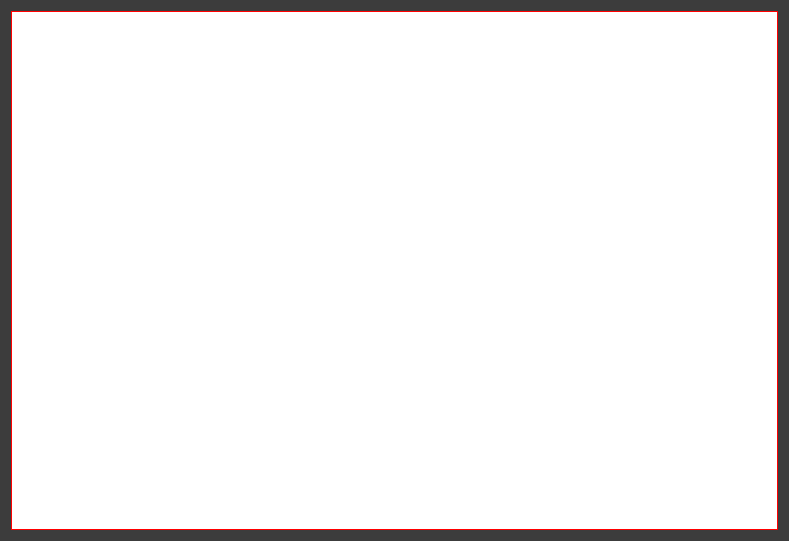
<?xml version="1.0" encoding="UTF-8"?>
<ui version="4.0">
 <class>GraphWindow</class>
 <widget class="QWidget" name="GraphWindow">
  <property name="windowModality">
   <enum>Qt::ApplicationModal</enum>
  </property>
  <property name="geometry">
   <rect>
    <x>0</x>
    <y>0</y>
    <width>789</width>
    <height>541</height>
   </rect>
  </property>
  <property name="minimumSize">
   <size>
    <width>450</width>
    <height>350</height>
   </size>
  </property>
  <property name="windowTitle">
   <string>Form</string>
  </property>
  <property name="styleSheet">
   <string notr="true">background-color: rgb(60,60,60);
color: white;</string>
  </property>
  <layout class="QGridLayout" name="gridLayout">
   <item row="0" column="0">
    <widget class="MGraphView" name="main_graph" native="true">
     <property name="styleSheet">
      <string notr="true">background-color: white;
border: 1px solid red;
color: black;
font: 150 14pt &quot;Candara&quot;;
text-align: center;</string>
     </property>
    </widget>
   </item>
  </layout>
 </widget>
 <customwidgets>
  <customwidget>
   <class>MGraphView</class>
   <extends>QWidget</extends>
   <header>mgraphview.h</header>
   <container>1</container>
  </customwidget>
 </customwidgets>
 <resources/>
 <connections/>
</ui>
